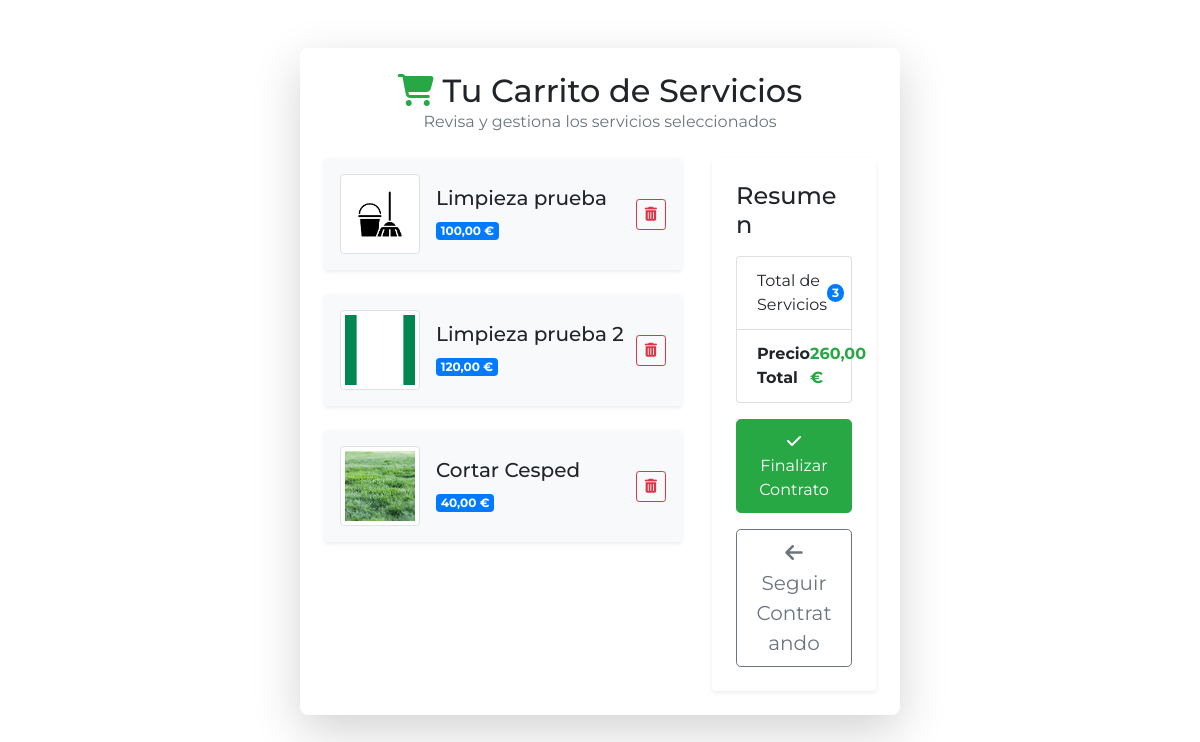
The page /CleanGestor/views/ver_carrito.php?idContrato=1 (signed in) on the database its author committed.
### tables this page shows
CREATE TABLE `servicio` (
  `idServicio` int(11) NOT NULL,
  `precio` int(11) NOT NULL,
  `nombreServicio` varchar(255) NOT NULL,
  `descripcion` text NOT NULL,
  `sueldo` int(11) NOT NULL,
  `horas` int(11) NOT NULL,
  `fotoServicio` varchar(255) DEFAULT NULL,
  `idEmpresa` int(11) NOT NULL
);

### CleanGestor/DAO/ContratoServicioDAO.php (called while the page is built, shortened)
<?php
class ContratoServicioDAO {
    private $conexion;
    public function __construct($conexion) {
        $this->conexion = $conexion;
    }
    public function obtenerServiciosPorContrato($idContrato) {
    $sql = "SELECT s.idServicio, s.nombreServicio, s.precio, s.fotoServicio
            FROM servicio s
            INNER JOIN contratoservicio cs ON s.idServicio = cs.idServicio
            WHERE cs.idContrato = ?";
    $stmt = $this->conexion->prepare($sql);
    $stmt->bind_param("i", $idContrato);
    $stmt->execute();
    return $stmt->get_result();
    }
}
?>

### CleanGestor/views/ver_carrito.php (the view, shortened to what this page needs)
<?php
require_once("../DAO/ContratoServicioDAO.php");
$conexion = new mysqli("localhost", "root", "", "gestor");
$idContrato = $_GET['idContrato'];
$contratoServicioDAO = new ContratoServicioDAO($conexion);
$servicios = $contratoServicioDAO->obtenerServiciosPorContrato($idContrato);
$totalPrecio = 0;
$totalServicios = 0;
?>
<!DOCTYPE html>
<html lang="es">
<head>
    <link rel="stylesheet" href="../assets/css/bootstrap.css">
    <link rel="stylesheet" href="../assets/css/style.css">
    <link rel="stylesheet" href="https://cdnjs.cloudflare.com/ajax/libs/font-awesome/6.5.0/css/all.min.css">
    <link rel="stylesheet" href="https://cdnjs.cloudflare.com/ajax/libs/animate.css/4.1.1/animate.min.css">
</head>
<body>
    <div class="container py-5">
        <div class="row justify-content-center">
            <div class="col-lg-10">
                <div class="card shadow-lg border-0">
                    <div class="card-body p-4">
                        <div class="row">
                            <div class="col-12 mb-4 text-center">
                                <h2 class="fw-bold mb-0">
                                    <i class="fas fa-shopping-cart text-success me-2"></i>
                                    Tu Carrito de Servicios
                                </h2>
                                <p class="text-muted mb-0">Revisa y gestiona los servicios seleccionados</p>
                            </div>
                            <div class="col-md-8 border-end">
                                <?php if ($servicios->num_rows > 0): ?>
                                    <?php while ($row = $servicios->fetch_assoc()): ?>
                                        <?php
                                        $totalPrecio += $row['precio'];
                                        $totalServicios++;
                                        $fotoServicio = !empty($row['fotoServicio'])
                                            ? htmlspecialchars($row['fotoServicio'])
                                            : '../assets/images/default_service.png';
                                        ?>
                                        <div class="d-flex align-items-center mb-4 p-3 bg-light rounded shadow-sm">
                                            <img src="<?= $fotoServicio ?>" alt="<?= htmlspecialchars($row['nombreServicio']) ?>"
                                                class="img-thumbnail me-4" style="width: 80px; height: 80px; object-fit:cover;">
                                            <div class="flex-grow-1">
                                                <h5 class="ml-3"><?= htmlspecialchars($row['nombreServicio']) ?></h5>
                                                <span class="badge bg-primary text-white ml-3"><?= number_format($row['precio'], 2, ',', '.') ?> €</span>
                                            </div>
                                            <a href="eliminar_servicio_carrito.php?idContrato=<?= $idContrato ?>&idServicio=<?= $row['idServicio'] ?>"
                                            class="btn btn-outline-danger btn-sm ms-4" title="Eliminar servicio">
                                                <i class="fas fa-trash-alt"></i>
                                            </a>
                                        </div>
                                    <?php endwhile; ?>
                                <?php else: ?>
                                    <div class="alert alert-info text-center">
                                        <i class="fas fa-info-circle"></i> Todavía no has añadido ningún servicio.
                                    </div>
                                <?php endif; ?>
                            </div>
                            <div class="col-md-4 d-flex flex-column">
                                <div class="p-4 bg-white rounded shadow-sm h-100 d-flex flex-column">
                                    <h4 class="fw-bold mb-3">Resumen</h4>
                                    <ul class="list-group mb-3">
                                    <li class="list-group-item d-flex justify-content-between align-items-center">
                                        Total de Servicios
                                        <span class="badge bg-primary text-white rounded-pill"><?= $totalServicios ?></span>
                                    </li>
                                        <strong class="list-group-item d-flex justify-content-between align-items-center">
                                            Precio Total
                                            <span class="fw-bold text-success"><?= number_format($totalPrecio, 2, ',', '.') ?> €</span>
                                        </strong>
                                    </ul>
                                    <div class="mt-auto">
                                        <?php if ($totalServicios > 0): ?>
                                            <a href="pago2.php?idContrato=<?= $idContrato ?>" class="btn btn-success btn-lg w-100 mb-3">
                                                <i class="fas fa-check"></i> Finalizar Contrato
                                            </a>
                                        <?php else: ?>
                                            <button class="btn btn-success btn-lg w-100 mb-3" disabled>
                                                <i class="fas fa-check"></i> Añade algún servicio al carrito
                                            </button>
                                        <?php endif; ?>
                                        <a href="servicios.php" class="btn btn-outline-secondary btn-lg w-100">
                                            <i class="fas fa-arrow-left"></i> Seguir Contratando
                                        </a>
                                    </div>
                                </div>
                            </div>
                        </div>
                    </div>
                </div>
            </div>
        </div>
    </div>
</body>
</html>

### CleanGestor/assets/css/style.css (style rules this page uses)
body { height: auto; min-height: 100%; background: #fff; font-family: 'Montserrat', Arial, sans-serif; overflow-x: hidden; }
a, a:hover, a:focus { text-decoration: none; }
.btn, .btn:focus { outline: none !important; -webkit-box-shadow: none; box-shadow: none; }
.btn-success, .btn-secondary { font-size: 1rem; padding: 10px 15px; }
.text-muted { color: #ddd; }
.card { margin-bottom: 15px; border: 1px solid #ddd; border-radius: 8px; max-width: 600px; margin-left: auto; margin-right: auto; }
.card-body { padding: 8px 12px; }

### rows shown on the page
servicio: shows a picture, nombreServicio "Limpieza prueba", precio "100,00"
servicio: fotoServicio (picture), nombreServicio "Limpieza prueba 2", precio "120,00"
servicio: fotoServicio (picture), nombreServicio "Cortar Cesped", precio "40,00"

### other values the page prints
$totalServicios "3"
$totalPrecio "260,00"
